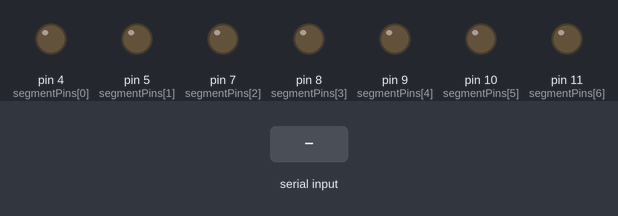
Recording of a sketch running on a simulated Arduino Uno, built with avr-gcc and run on an emulated ATmega328P. On the bench: output pins drawn as LEDs (lit = HIGH). The inputs (shaded band) are chosen by the test bench.

Above: at 1.2 s.
1.3 s: "1" received over the second serial link
At 2.5 s:
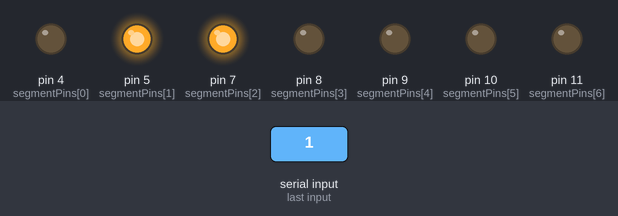
2.8 s: "0" received over the second serial link
At 3.8 s:
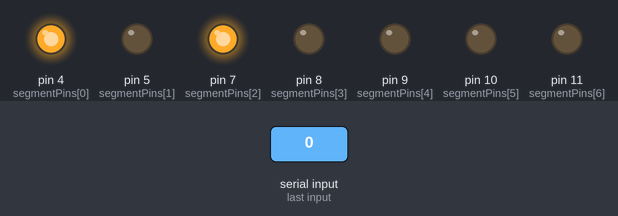
4.3 s: "2" received over the second serial link
At 5.0 s:
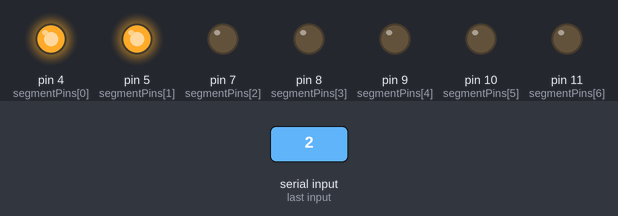
Timing chart, 0 to 7.3 s (numbered marks = the images above; inputs shaded):
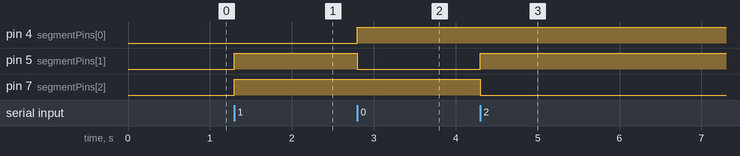

The sketch:

3.ino
```cpp
#include <SoftwareSerial.h>

SoftwareSerial mySerial(13, 12);                     // RX, TX
const int segmentPins[7] = {4, 5, 7, 8, 9, 10, 11};  // 七段顯示器的各段接腳
// 定義16進制0~F的七段顯示器編碼
const byte hexDigits[16] = {
    0b00111111,  // 0
    0b00000110,  // 1
    0b01011011,  // 2
    0b01001111,  // 3
    0b01100110,  // 4
    0b01101101,  // 5
    0b01111101,  // 6
    0b00000111,  // 7
    0b01111111,  // 8
    0b01101111,  // 9
    0b01110111,  // A
    0b01111100,  // B
    0b00111001,  // C
    0b01011110,  // D
    0b01111001,  // E
    0b01110001   // F
};

void setup() {
    Serial.begin(9600);
    mySerial.begin(9600);
    for (int i = 0; i < 7; i++) {
        pinMode(segmentPins[i], OUTPUT);
    }
}

void loop() {
    if (mySerial.available()) {  // 檢查來自第二塊板子的數據
        int value = mySerial.read();
        displayHex(value);  // 在七段顯示器上顯示16進制數
    }
}

void displayHex(int num) {
    byte segments = hexDigits[num];
    for (int i = 0; i < 7; i++) {
        digitalWrite(segmentPins[i], (segments >> i) & 0x01);
    }
}
```

Measured:
- after the input at 1.3 s, pin 5 (segmentPins[1]), pin 7 (segmentPins[2]): LOW → HIGH at once
- after the input at 2.8 s, pin 4 (segmentPins[0]): LOW → HIGH at once; pin 5 (segmentPins[1]): HIGH → LOW at once
- after the input at 4.3 s, pin 5 (segmentPins[1]): LOW → HIGH at once; pin 7 (segmentPins[2]): HIGH → LOW at once
